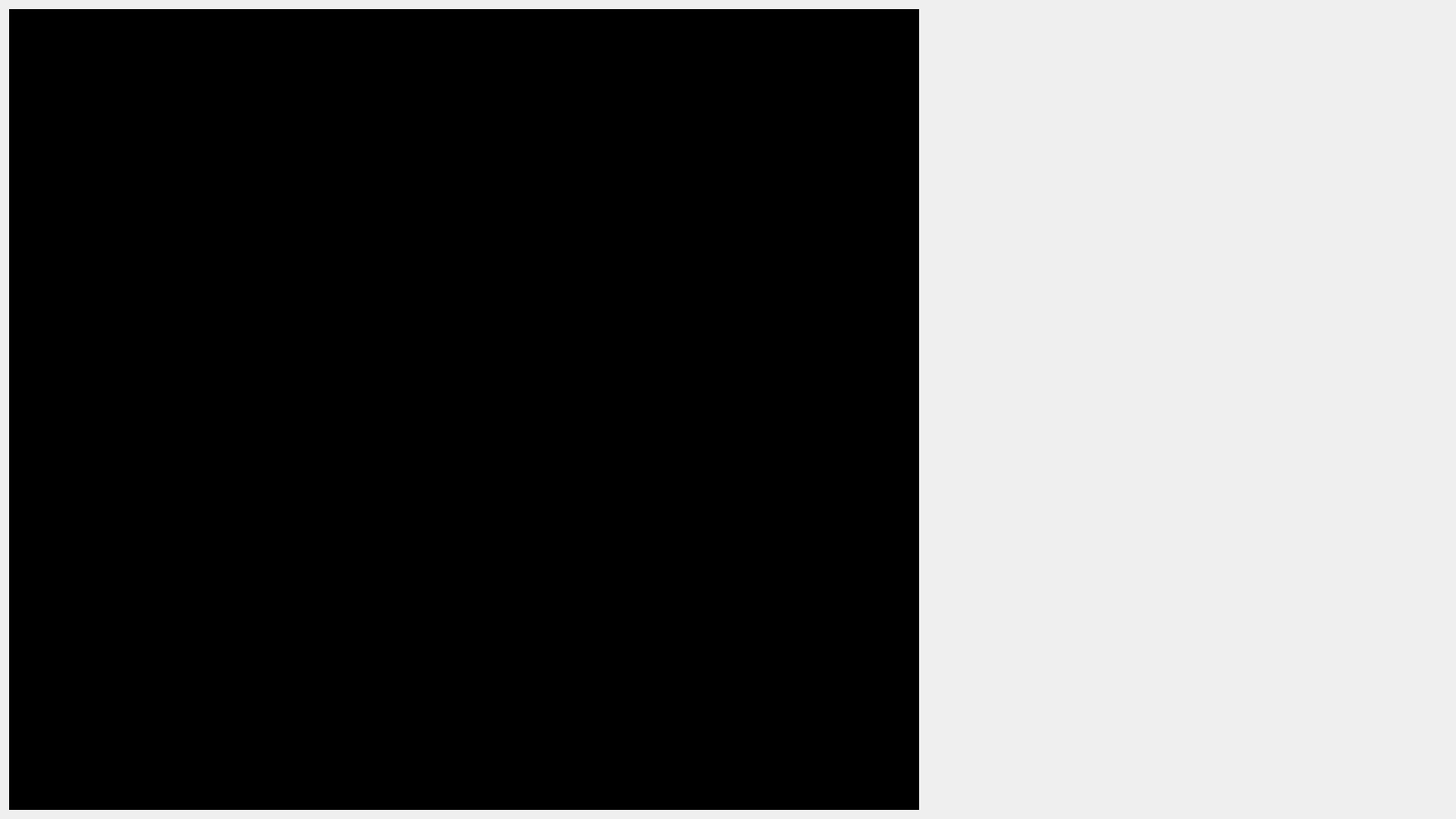
<?xml version="1.0" encoding="UTF-8"?>
<ui version="4.0">
 <class>MainWindow</class>
 <widget class="QMainWindow" name="MainWindow">
  <property name="geometry">
   <rect>
    <x>0</x>
    <y>0</y>
    <width>1600</width>
    <height>900</height>
   </rect>
  </property>
  <property name="windowTitle">
   <string>MainWindow</string>
  </property>
  <widget class="QWidget" name="centralwidget">
   <widget class="QWidget" name="widget_ppi" native="true">
    <property name="geometry">
     <rect>
      <x>10</x>
      <y>10</y>
      <width>1000</width>
      <height>880</height>
     </rect>
    </property>
    <property name="styleSheet">
     <string notr="true">background-color: rgb(0, 0, 0);</string>
    </property>
   </widget>
  </widget>
 </widget>
 <resources/>
 <connections/>
</ui>
